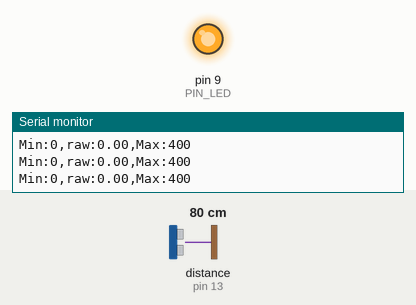
Recording of a sketch running on a simulated Arduino Uno, built with avr-gcc and run on an emulated ATmega328P. Shown: output pins drawn as LEDs (lit = HIGH), the last lines printed to the serial monitor. Wiring (inferred from the names in the program): ultrasonic range finder: trigger pin 12; echo pin 13. Inputs (shaded band) come from the test bench; at power-on: distance to the obstacle (sensor on pin 13) 80 cm. The echo pulse lasts 58.3 µs per cm; pins used as bus, display or sensor lines are not drawn.

Above: at 1.2 s.
1.3 s: distance to the obstacle (sensor on pin 13) set to 18 cm
At 2.5 s:
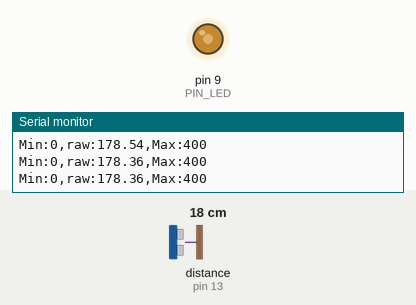
2.8 s: distance to the obstacle (sensor on pin 13) set to 12 cm
4.3 s: distance to the obstacle (sensor on pin 13) set to 9 cm
At 4.7 s:
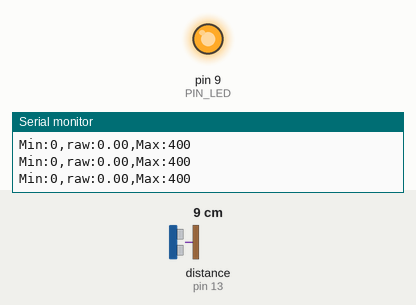
Timing chart, 0 to 7.3 s (numbered marks = the images above; inputs shaded):
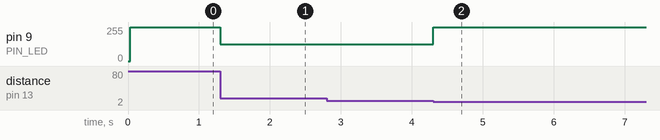

The sketch:

08_example_2.ino
```cpp
// Arduino pin assignment
#define PIN_LED 9
#define PIN_TRIG 12
#define PIN_ECHO 13

// configurable parameters
#define SND_VEL 346.0 // sound velocity at 24 celsius degree (unit: m/s)
#define INTERVAL 25 // sampling interval (unit: ms)
#define _DIST_MIN 100 // minimum distance to be measured (unit: mm)
#define _DIST_MAX 300 // maximum distance to be measured (unit: mm)
#define _DIST_MID 200 //midum aistance to be measured (unit: mm)
#define _DIST_A 150 //midum aistance to be measured (unit: mm)
#define _DIST_B 250 //midum aistance to be measured (unit: mm)


// global variables
float timeout; // unit: us
float dist_min, dist_max, dist_raw, dist_mid , dist_a, dist_b; // unit: mm
unsigned long last_sampling_time; // unit: ms
float scale; // used for pulse duration to distance conversion

void setup() {
// initialize GPIO pins
  pinMode(PIN_LED,OUTPUT);
  pinMode(PIN_TRIG,OUTPUT);
  digitalWrite(PIN_TRIG, LOW);
  pinMode(PIN_ECHO,INPUT);

// initialize USS related variables
  dist_min = _DIST_MIN;
  dist_max = _DIST_MAX;
  dist_mid = _DIST_MID;
  dist_a = _DIST_A;
  dist_b = _DIST_B;
  timeout = (INTERVAL / 2) * 1000.0; // precalculate pulseIn() timeout value. (unit: us)
  dist_raw = 0.0; // raw distance output from USS (unit: mm)
  scale = 0.001 * 0.5 * SND_VEL;

// initialize serial port
  Serial.begin(57600);

// initialize last sampling time
  last_sampling_time = 0;
}

void loop() {
// wait until next sampling time.
// millis() returns the number of milliseconds since the program started. Will overflow after 50 days.
  if(millis() < last_sampling_time + INTERVAL) return;

// get a distance reading from the USS
  dist_raw = USS_measure(PIN_TRIG,PIN_ECHO);

// output the read value to the serial port
  Serial.print("Min:0,");
  Serial.print("raw:");
  Serial.print(dist_raw);
  Serial.print(",");
  Serial.println("Max:400");

// turn on the LED if the distance is between dist_min and dist_max
  if(dist_raw < dist_min || dist_raw > dist_max) {
    analogWrite(PIN_LED, 255);
  }
  else if(dist_raw == dist_mid){
    analogWrite(PIN_LED, 0);
  }
  else if(dist_a < dist_raw || dist_raw < dist_mid){
    analogWrite(PIN_LED, 127);
  }
  else if(dist_mid < dist_raw || dist_raw < dist_b){
    analogWrite(PIN_LED, 127);
  }
  else {
    analogWrite(PIN_LED, 255);
  }

// Assume that it takes 50ms to do something.

// update last sampling time
  last_sampling_time += INTERVAL;
}

// get a distance reading from USS. return value is in millimeter.
float USS_measure(int TRIG, int ECHO)
{
  float reading;
  digitalWrite(TRIG, HIGH);
  delayMicroseconds(10);
  digitalWrite(TRIG, LOW);
  reading = pulseIn(ECHO, HIGH, timeout) * scale; // unit: mm
  if(reading < dist_min || reading > dist_max) reading = 0.0; // return 0 when out of range.
  return reading;
  // Pulse duration to distance conversion example (target distance = 17.3m)
  // - round trip distance: 34.6m
  // - expected pulse duration: 0.1 sec, or 100,000us
  // - pulseIn(ECHO, HIGH, timeout) * 0.001 * 0.5 * SND_VEL
  //           = 100,000 micro*sec * 0.001 milli/micro * 0.5 * 346 meter/sec
  //           = 100,000 * 0.001 * 0.5 * 346 * micro * sec * milli * meter
  //                                           ----------------------------
  //                                           micro * sec
  //           = 100 * 173 milli*meter = 17,300 mm = 17.3m
  // pulseIn() returns microseconds.
}
```

Measured:
- the behaviour switches between 11 and 10 cm on distance to the obstacle (sensor on pin 13) (found by bisection; images 1 and 2)
- after the input at 1.3 s, pin 9 (PIN_LED): 255/255 → 127/255 at once
- after the input at 4.3 s, pin 9 (PIN_LED): 127/255 → 255/255 at once
